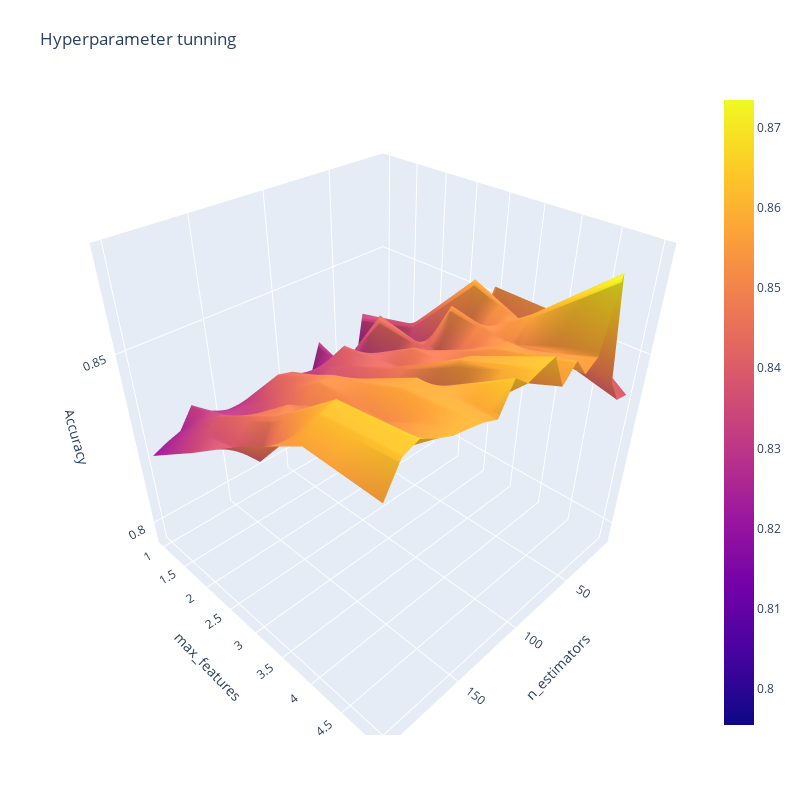

Notebook source saved alongside this figure:
### Markdown cell above
### 7.) 3D Surface Plot

#### Representation of the accuracy as a function of n_estimators and max_features using a  3D plot surface plot. 

#### To get a clear understand of the reationship of accuracy as a function of n_estimators and max_features  we must first understand the relationship between the two hyperparameters.  This is done below with a 2D contour plot.

### Code cell
import plotly.graph_objects as go

# X and Y axes labels 
layout = go.Layout(
            xaxis=go.layout.XAxis(
                  title=go.layout.xaxis.Title(
                  text ="n_estimators")
            ),
            yaxis=go.layout.YAxis(
            title=go.layout.yaxis.Title(
            text = "max_features")
            ))

fig = go.Figure(data =[go.Surface(z=z,y=y,x=x)],layout=layout)

fig.update_layout(title ="Hyperparameter tunning",
                 scene=dict(
                       xaxis_title ="n_estimators",
                       yaxis_title = "max_features",
                       zaxis_title ="Accuracy"),
                       autosize = False,
                       width=800, height=800,
                       margin=dict(l=65,r=50, b=65, t=90))

fig.show()

### Figure 1 — Plotly figure (JSON) as saved in the notebook; plotly's stock layout.template omitted (floating-point values rounded to 4 significant figures)
{"data": [{"type": "surface", "x": [10, 20, 30, 40, 50, 60, 70, 80, 90, 100, 110, 120, 130, 140, 150, 160, 170, 180, 190, 200], "y": [1, 2, 3, 4, 5], "z": [[0.818, 0.8061, 0.8338, 0.8132, 0.8257, 0.8173, 0.8313, 0.8207, 0.8205, 0.8256, 0.8154, 0.8189, 0.8207, 0.8238, 0.8247, 0.8269, 0.8305, 0.8249, 0.8235, 0.8217], [0.7955, 0.8388, 0.838, 0.8284, 0.8178, 0.8453, 0.8246, 0.8371, 0.8417, 0.8377, 0.8357, 0.8351, 0.8414, 0.8425, 0.8375, 0.8343, 0.8363, 0.8395, 0.8366, 0.8335], [0.8529, 0.843, 0.8575, 0.8441, 0.8537, 0.8416, 0.845, 0.8475, 0.8434, 0.8458, 0.8417, 0.8409, 0.8484, 0.8512, 0.8514, 0.8473, 0.8497, 0.8486, 0.8398, 0.8459], [0.8524, 0.8448, 0.85, 0.8572, 0.8501, 0.8537, 0.8534, 0.8479, 0.8554, 0.8561, 0.8422, 0.8533, 0.8575, 0.8568, 0.8517, 0.8499, 0.8463, 0.8624, 0.8612, 0.8566], [0.8394, 0.84, 0.8463, 0.8734, 0.8564, 0.8541, 0.859, 0.855, 0.8635, 0.8626, 0.8614, 0.8644, 0.8575, 0.859, 0.8598, 0.8605, 0.8622, 0.8643, 0.8629, 0.856]]}], "layout": {"autosize": false, "height": 800, "margin": {"b": 65, "l": 65, "r": 50, "t": 90}, "scene": {"xaxis": {"title": {"text": "n_estimators"}}, "yaxis": {"title": {"text": "max_features"}}, "zaxis": {"title": {"text": "Accuracy"}}}, "title": {"text": "Hyperparameter tunning"}, "width": 800, "xaxis": {"title": {"text": "n_estimators"}}, "yaxis": {"title": {"text": "max_features"}}}}
